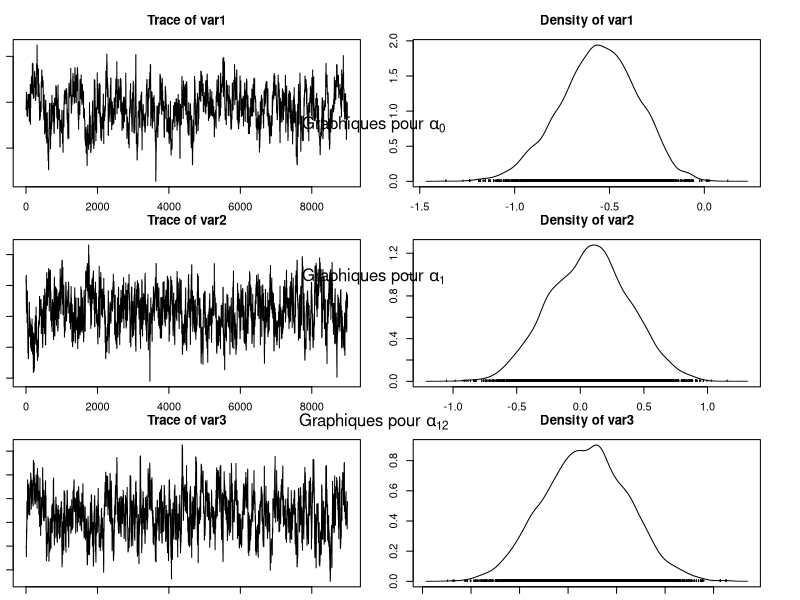
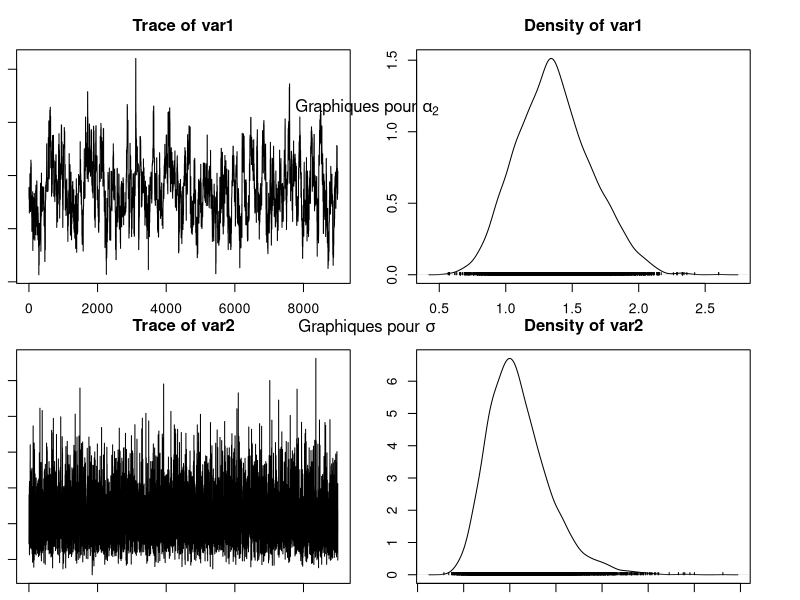

The R script that drew these images, in order:
## ---- chunk 1
# mettre ce qui nous sert pour la suite
## ---- chunk 2
# Notations changées par rapport au fichier seeds.data pour être en accord avec 
# la consigne donnée
"N" <- 21 
"r" <- c(10, 23, 23, 26, 17, 5, 53, 55, 32, 46, 10, 8, 10, 8, 23, 0, 3, 22, 15, 32, 3)
"n" <- c(39, 62, 81, 51, 39, 6, 74, 72, 51, 79, 13, 16, 30, 28, 45, 4, 12, 41, 30, 51, 7)
"x1" <- c(0, 0, 0, 0, 0, 0, 0, 0, 0, 0, 0, 1, 1, 1, 1, 1, 1, 1, 1, 1, 1)
"x2" <- c(0, 0, 0, 0, 0, 1, 1, 1, 1, 1, 1, 0, 0, 0, 0, 0, 1, 1, 1, 1, 1)
## ---- chunk 3
alpha0 <- 0
alpha1 <- 0
alpha2 <- 0
alpha12 <- 0
tau <- 10
b <- c(0, 0, 0, 0, 0, 0, 0, 0, 0, 0, 0, 0, 0, 0, 0, 0, 0, 0, 0, 0, 0)
## ---- chunk 4
seeds = function(nchain, N, r, n, x1, x2, alpha0, alpha1, alpha2, alpha12, tau, b, prop_sd){
  
  # Initialisation
  res = matrix(NA, nchain + 1, 5)
  res[1, ] = c(alpha0, alpha1, alpha12, alpha2, 1/sqrt(tau)) # le dernier terme vaut sigma

  p = plogis(alpha0 + alpha1 * x1 + alpha2 * x2 + alpha12 * x1 * x2 + b)
  
  res_b = matrix(NA, nchain + 1, N)
  res_b[1, ] = b
  
  acc_rates = rep(0, 4) # pour les 4 alpha
  
  for (i in 1:nchain){
    
    # Mise à jour de alpha0
    alpha0 = res[i, 1]
    prop = rnorm(1, alpha0, prop_sd[1]) # marche aléatoire simple
    prop_p = plogis(prop + alpha1 * x1 + alpha2 * x2 + alpha12 * x1 * x2 + b)
    
    top = - ((prop^2) / (2 * 1e6)) + sum(r * log(prop_p)) + sum((n-r) * log(1 - prop_p))
    bottom = - ((alpha0^2) / (2 * 1e6)) + sum(r * log(p)) + sum((n-r) * log(1 - p))
    acc_prob = exp(top - bottom) # Ratio des noyaux vaut 1 (symétrie du noyau)
    
    if (runif(1) < min(1, acc_prob)){
      alpha0 = prop
      p = prop_p
      acc_rates[1] = acc_rates[1] + 1
    }
    
    # Mise à jour de alpha1
    alpha1 = res[i, 2]
    prop = rnorm(1, alpha1, prop_sd[2]) # marche aléatoire simple
    prop_p = plogis(alpha0 + prop * x1 + alpha2 * x2 + alpha12 * x1 * x2 + b)
    
    top = - ((prop^2) / (2 * 1e6)) + sum(r * log(prop_p)) + sum((n-r) * log(1 - prop_p))
    bottom = - ((alpha1^2) / (2 * 1e6)) + sum(r * log(p)) + sum((n-r) * log(1 - p))
    acc_prob = exp(top - bottom) # Ratio des noyaux vaut 1 (symétrie du noyau)
    
    if (runif(1) < min(1, acc_prob)){
      alpha1 = prop
      p = prop_p
      acc_rates[2] = acc_rates[2] + 1
    }

    # Mise à jour de alpha12
    alpha12 = res[i, 3]
    prop = rnorm(1, alpha12, prop_sd[3]) # marche aléatoire simple
    prop_p = plogis(alpha0 + alpha1 * x1 + alpha2 * x2 + prop * x1 * x2 + b)
    
    top = - ((prop^2) / (2 * 1e6)) + sum(r * log(prop_p)) + sum((n-r) * log(1 - prop_p))
    bottom = - ((alpha12^2) / (2 * 1e6)) + sum(r * log(p)) + sum((n-r) * log(1 - p))
    acc_prob = exp(top - bottom) # Ratio des noyaux vaut 1 (symétrie du noyau)
    
    if (runif(1) < min(1, acc_prob)){
      alpha12 = prop
      p = prop_p
      acc_rates[3] = acc_rates[3] + 1
    }
    
    # Mise à jour de alpha2
    alpha2 = res[i, 4]
    prop = rnorm(1, alpha2, prop_sd[4]) # marche aléatoire simple
    prop_p = plogis(alpha0 + alpha1 * x1 + prop * x2 + alpha12 * x1 * x2 + b)
    
    top = - ((prop^2) / (2 * 1e6)) + sum(r * log(prop_p)) + sum((n-r) * log(1 - prop_p))
    bottom = - ((alpha2^2) / (2 * 1e6)) + sum(r * log(p)) + sum((n-r) * log(1 - p))
    acc_prob = exp(top - bottom) # Ratio des noyaux vaut 1 (symétrie du noyau)
    
    if (runif(1) < min(1, acc_prob)){
      alpha2 = prop
      p = prop_p
      acc_rates[4] = acc_rates[4] + 1
    }
    
    # Mise à jour de tau
    tau = rgamma(1, shape = 10e-3 + N / 2, scale = 1e-3 + 0.5 * sum(b^2))

    # Mise à jour de b
    for (j in 1:N){
      prop = rnorm(1, b[j], prop_sd[5])
      prop_p_j = plogis(alpha0 + alpha1 * x1[j] + alpha2 * x2[j] + alpha12 * x1[j] * x2[j] + prop)
      
      top = - (prop^2 * tau / 2) + r[j] * log(prop_p_j) + (n[j] - r[j]) * log(1 - prop_p_j)
      bottom = - (b[j]^2 * tau / 2) + r[j] * log(p[j]) + (n[j] - r[j]) * log(1 - p[j])
      acc_prob = exp(top - bottom)
      
      if (runif(1) < min(1, acc_prob)){
        b[j] = prop
        p[j] = prop_p_j
      }
    }
    
    # Mise à jour de la chaine de Markov et de b
    res[i+1, ] = c(alpha0, alpha1, alpha12, alpha2, 1/sqrt(tau))
    res_b[i+1, ] = b
  }
  
  my_list <- list("chain" = res, "b_chain" = res_b, "acc_rates" = acc_rates)
  return(my_list)
}
## ---- chunk 5
resultat = seeds(1e4, N, r, n, x1, x2, alpha0, alpha1, alpha2, alpha12, tau, b, prop_sd = c(0.3, 0.3, 0.3, 0.3, 0.3)) # prop_sd choisi pour avoir une allure de chaîne cohérente

resultat_chain = resultat$chain[1001:nrow(resultat$chain), ] # on enlève les 1000 premiers (burnin)

moychain = colMeans(resultat_chain) # moyenne
sdchain = apply(resultat_chain, 2, sd) # écart type

cat("alpha_0 est estimé à", moychain[1], "avec un écart-type de", sdchain[1], "\n")
cat("alpha_1 est estimé à", moychain[2], "avec un écart-type de", sdchain[2], "\n")
cat("alpha_12 est estimé à", moychain[3], "avec un écart-type de", sdchain[3], "\n")
cat("alpha_2 est estimé à", moychain[4], "avec un écart-type de", sdchain[4], "\n")
cat("sigma est estimé à", moychain[5], "avec un écart-type de", sdchain[5], "\n")
## ---- chunk 6
library(coda)
par(ask = FALSE, mfrow = c(3, 1), mar = c(1, 1, 3, 3)) # Configure la disposition des graphiques 

# Tracer les 3 premiers graphiques des chaînes de Markov
plot(mcmc(resultat_chain[,1:3]))

mtext(expression("Graphiques pour " * alpha[0]), side = 3, line = 23)
mtext(expression("Graphiques pour " * alpha[1]), side = 3, line = 11.5)
mtext(expression("Graphiques pour " * alpha[12]), side = 3, line = 0.5)

par(mfrow = c(2, 1)) # Configure la disposition des graphiques 

# Tracer les 2 derniers graphiques des chaînes de Markov
plot(mcmc(resultat_chain)[,4:5])

mtext(expression("Graphiques pour " * alpha[2]), side = 3, line = 12)
mtext(expression("Graphiques pour " * sigma), side = 3, line = 1)


